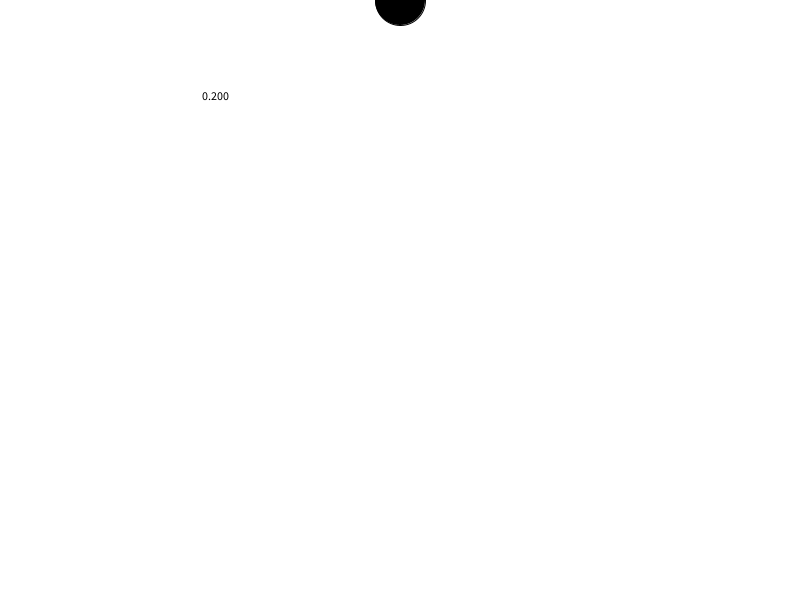
Frame 1 (no input)
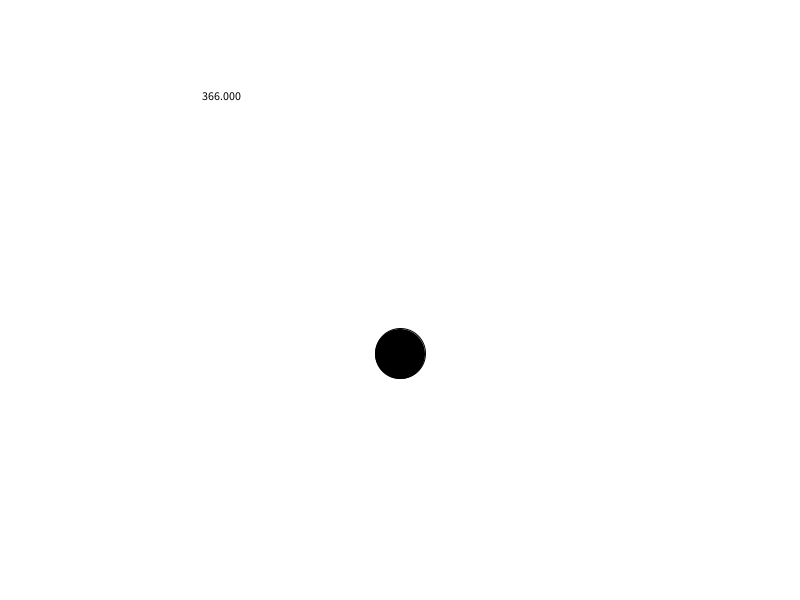
Frame 60 (the mouse pressed at the canvas centre just before this capture)
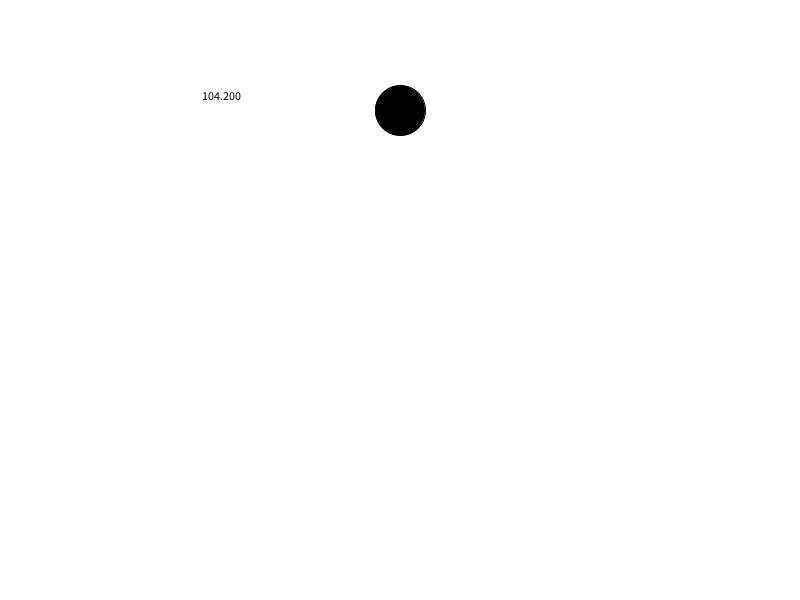
Frame 120 (the mouse held since frame 60 and released just before this capture)

The Processing sketch that drew these frames (run headless with seeded random() and noise(); from frame 60 on, the mouse is pressed at the canvas centre):

// Processing sketch: gravity_ball_w_opacity_change
// ── gravity_ball_w_opacity_change.pde
float y; 
float yc;
float ya;

void setup() {
  size(800, 600);
  y=0; 
  yc=0;
  ya=0.2;
}

void draw() {
  background(255);
  fill(0);
  ellipse(width/2, y, 50, 50);
  yc+=ya;
  y+=yc;
  
  if (y+25>height) {
    y=height-25;
    yc=-abs(yc);
  }
  fill(0);
  text(y, 200, 100);
} 
